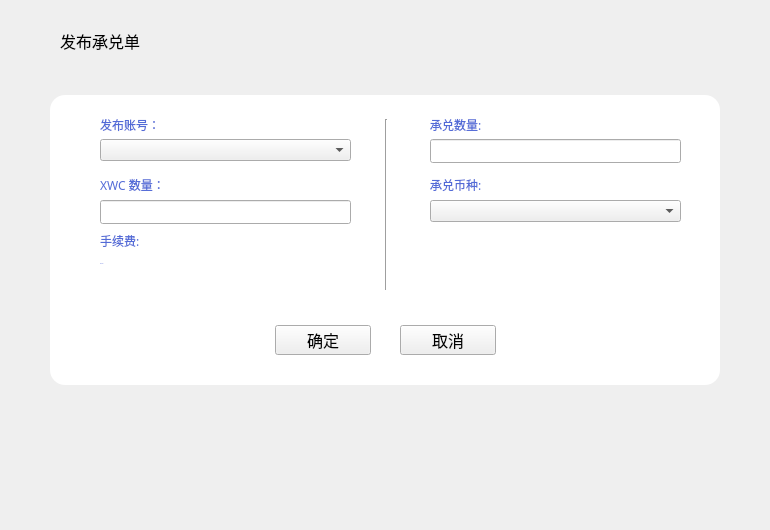
<?xml version="1.0" encoding="UTF-8"?>
<ui version="4.0">
 <class>PublishPoundageWidget</class>
 <widget class="QWidget" name="PublishPoundageWidget">
  <property name="geometry">
   <rect>
    <x>0</x>
    <y>0</y>
    <width>770</width>
    <height>530</height>
   </rect>
  </property>
  <property name="font">
   <font>
    <family>微软雅黑</family>
   </font>
  </property>
  <property name="windowTitle">
   <string>Form</string>
  </property>
  <widget class="QWidget" name="widget" native="true">
   <property name="geometry">
    <rect>
     <x>50</x>
     <y>95</y>
     <width>670</width>
     <height>290</height>
    </rect>
   </property>
   <property name="styleSheet">
    <string notr="true">QLabel{font: 11px &quot;微软雅黑&quot;;color:rgb(52,37,90);}
#widget{background-color: rgb(255, 255, 255);border-radius:15px;}</string>
   </property>
   <widget class="QLabel" name="label">
    <property name="geometry">
     <rect>
      <x>50</x>
      <y>15</y>
      <width>200</width>
      <height>30</height>
     </rect>
    </property>
    <property name="styleSheet">
     <string notr="true">font: 12px &quot;微软雅黑&quot;;
color:rgb(83,107,215);</string>
    </property>
    <property name="text">
     <string>发布账号：</string>
    </property>
   </widget>
   <widget class="QLabel" name="label_4">
    <property name="geometry">
     <rect>
      <x>380</x>
      <y>75</y>
      <width>200</width>
      <height>30</height>
     </rect>
    </property>
    <property name="styleSheet">
     <string notr="true">font: 12px &quot;微软雅黑&quot;;
color:rgb(83,107,215);</string>
    </property>
    <property name="text">
     <string>承兑币种:</string>
    </property>
   </widget>
   <widget class="QToolButton" name="cancelBtn">
    <property name="geometry">
     <rect>
      <x>350</x>
      <y>230</y>
      <width>96</width>
      <height>30</height>
     </rect>
    </property>
    <property name="font">
     <font>
      <pointsize>12</pointsize>
     </font>
    </property>
    <property name="cursor">
     <cursorShape>PointingHandCursor</cursorShape>
    </property>
    <property name="text">
     <string>取消</string>
    </property>
   </widget>
   <widget class="QLabel" name="label_fee">
    <property name="geometry">
     <rect>
      <x>50</x>
      <y>160</y>
      <width>251</width>
      <height>16</height>
     </rect>
    </property>
    <property name="font">
     <font>
      <family>微软雅黑</family>
      <pointsize>-1</pointsize>
      <weight>50</weight>
      <italic>false</italic>
      <bold>false</bold>
     </font>
    </property>
    <property name="styleSheet">
     <string notr="true">font: 12px &quot;微软雅黑&quot;;
color:rgb(83,107,215);</string>
    </property>
    <property name="text">
     <string>20 XWC</string>
    </property>
   </widget>
   <widget class="QLabel" name="label_3">
    <property name="geometry">
     <rect>
      <x>50</x>
      <y>75</y>
      <width>200</width>
      <height>30</height>
     </rect>
    </property>
    <property name="styleSheet">
     <string notr="true">font: 12px &quot;微软雅黑&quot;;
color:rgb(83,107,215);</string>
    </property>
    <property name="text">
     <string>XWC 数量：</string>
    </property>
   </widget>
   <widget class="QToolButton" name="okBtn">
    <property name="geometry">
     <rect>
      <x>225</x>
      <y>230</y>
      <width>96</width>
      <height>30</height>
     </rect>
    </property>
    <property name="font">
     <font>
      <pointsize>12</pointsize>
     </font>
    </property>
    <property name="cursor">
     <cursorShape>PointingHandCursor</cursorShape>
    </property>
    <property name="text">
     <string>确定</string>
    </property>
   </widget>
   <widget class="QComboBox" name="comboBox_targetType">
    <property name="geometry">
     <rect>
      <x>380</x>
      <y>105</y>
      <width>251</width>
      <height>22</height>
     </rect>
    </property>
   </widget>
   <widget class="QLabel" name="label_5">
    <property name="geometry">
     <rect>
      <x>50</x>
      <y>135</y>
      <width>200</width>
      <height>21</height>
     </rect>
    </property>
    <property name="styleSheet">
     <string notr="true">font: 12px &quot;微软雅黑&quot;;
color:rgb(83,107,215);</string>
    </property>
    <property name="text">
     <string>手续费:</string>
    </property>
   </widget>
   <widget class="QLineEdit" name="lineEdit_source">
    <property name="geometry">
     <rect>
      <x>50</x>
      <y>105</y>
      <width>251</width>
      <height>24</height>
     </rect>
    </property>
   </widget>
   <widget class="QLabel" name="label_2">
    <property name="geometry">
     <rect>
      <x>380</x>
      <y>15</y>
      <width>200</width>
      <height>30</height>
     </rect>
    </property>
    <property name="styleSheet">
     <string notr="true">font: 12px &quot;微软雅黑&quot;;
color:rgb(83,107,215);</string>
    </property>
    <property name="text">
     <string>承兑数量:</string>
    </property>
   </widget>
   <widget class="QLineEdit" name="lineEdit_target">
    <property name="geometry">
     <rect>
      <x>380</x>
      <y>44</y>
      <width>251</width>
      <height>24</height>
     </rect>
    </property>
   </widget>
   <widget class="Line" name="line_6">
    <property name="geometry">
     <rect>
      <x>326</x>
      <y>24</y>
      <width>20</width>
      <height>171</height>
     </rect>
    </property>
    <property name="orientation">
     <enum>Qt::Vertical</enum>
    </property>
   </widget>
   <widget class="QComboBox" name="comboBox_accounts">
    <property name="geometry">
     <rect>
      <x>50</x>
      <y>44</y>
      <width>251</width>
      <height>22</height>
     </rect>
    </property>
   </widget>
  </widget>
  <widget class="QLabel" name="title_label">
   <property name="geometry">
    <rect>
     <x>60</x>
     <y>28</y>
     <width>200</width>
     <height>26</height>
    </rect>
   </property>
   <property name="font">
    <font>
     <family>微软雅黑</family>
     <pointsize>12</pointsize>
     <weight>50</weight>
     <italic>false</italic>
     <bold>false</bold>
    </font>
   </property>
   <property name="styleSheet">
    <string notr="true"/>
   </property>
   <property name="text">
    <string>发布承兑单</string>
   </property>
  </widget>
 </widget>
 <resources/>
 <connections/>
</ui>
